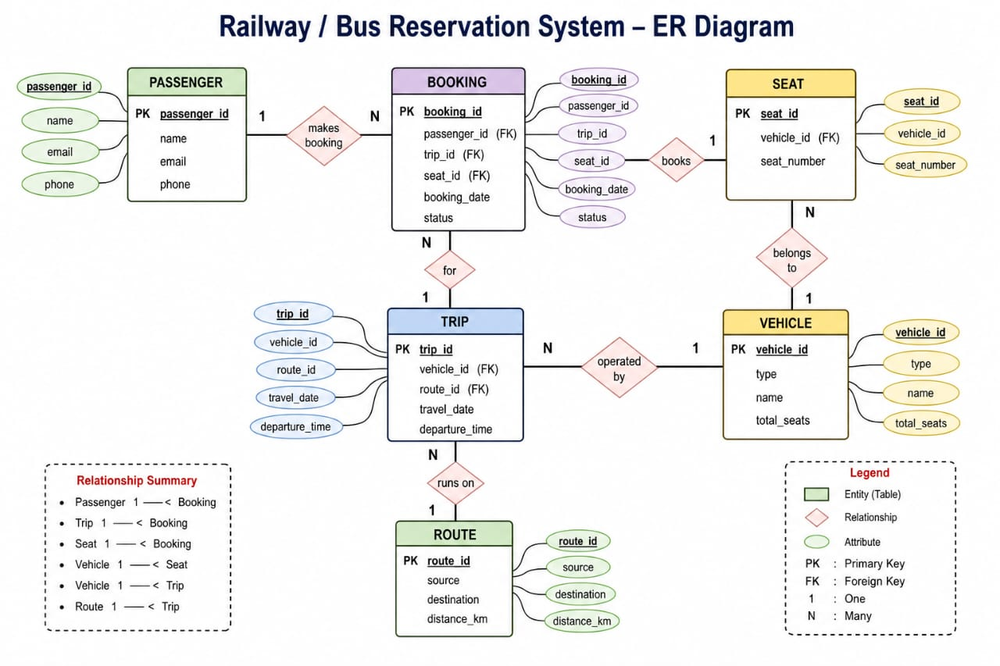
#> input picture BT24F05F036/image.png, 1000 x 666 px, shrunk from 1280 x 853 before the run
$ python -i filters.py   (imports and definitions only)
#> lines starting #> are read from the running program, lines starting #| are printed output that depends on the picture; after the words box and inside, x2 and y2 are one past the last pixel; in counts of white or black regions, pixels touching at a corner belong together
import cv2
import numpy as np
import matplotlib.pyplot as plt

# [44 lines left out: functions show_image, histogram_equalization, non_linear_filtering, apply_2d_dft, apply_2d_dct, edge_detection, not called in this run]

def line_and_corner_detection(image_path):
#> called with image_path = '../BT24F05F036/image.png'
    image = cv2.imread(image_path, cv2.IMREAD_GRAYSCALE)
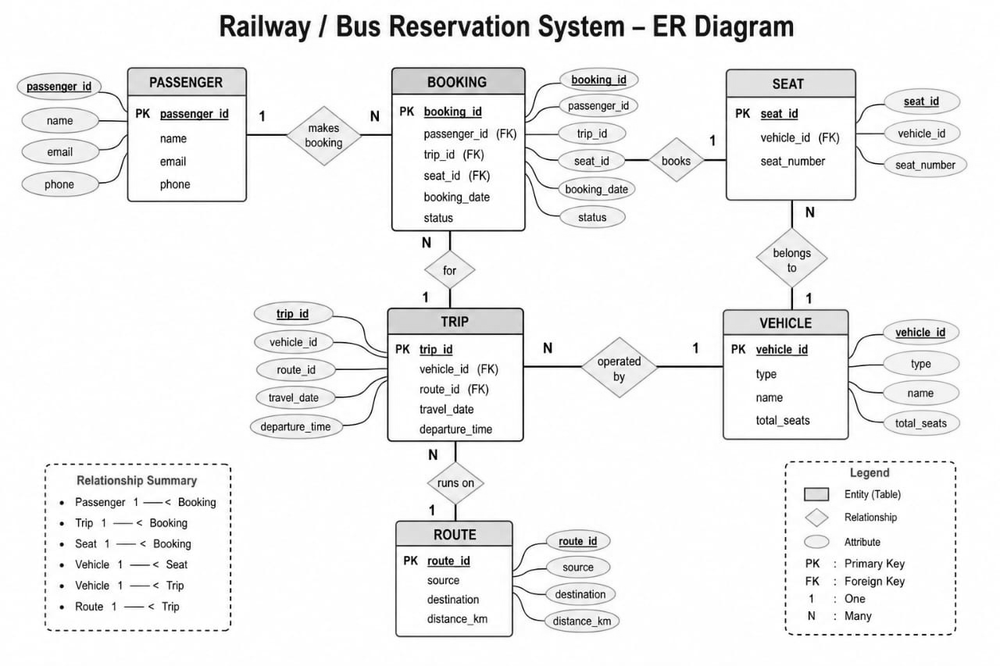
#> image: shape (666, 1000); min 0, max 255, mean 241.3
    edges = cv2.Canny(image, 50, 150)
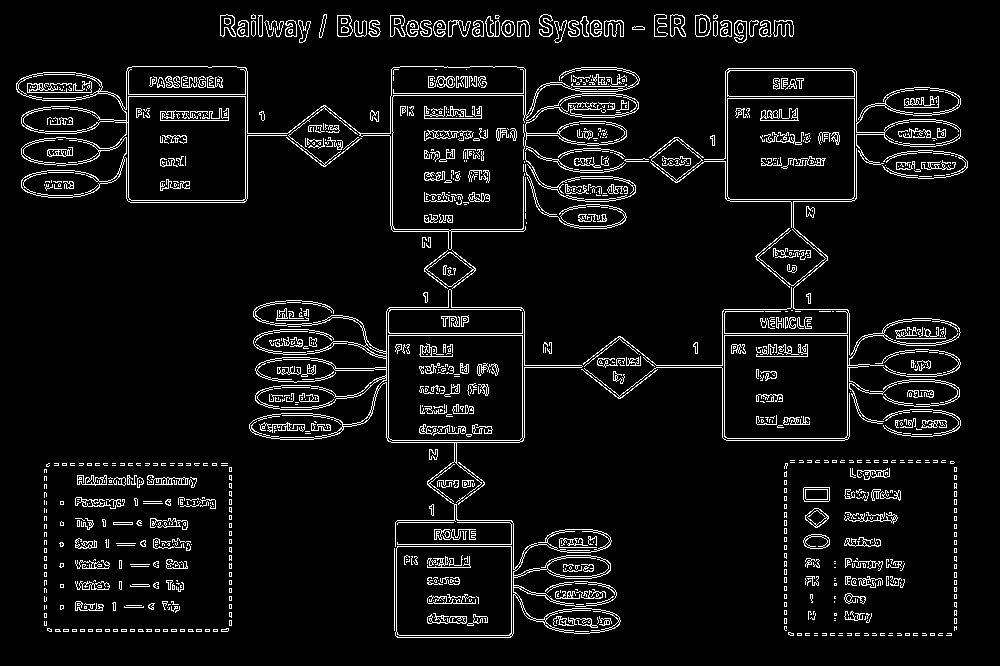
#> edges: shape (666, 1000); 6.5% white in thin lines or dots, all inside (x1, y1, x2, y2) = (16, 14, 968, 638)
    lines = cv2.HoughLinesP(edges, 1, np.pi/180, 100, minLineLength=50, maxLineGap=10)
#> lines = 246 rows, first 6: [386, 335, 524, 335], [386, 333, 524, 333], [113, 96, 247, 96], [424, 133, 559, 133], [656, 367, 724, 367], [726, 440, 844, 440]
    corners = cv2.goodFeaturesToTrack(image, 100, 0.01, 10)
#> corners = 100 rows, first 8: [153, 80], [423, 237], [464, 319], [550, 352], [325, 15], [734, 347], [807, 207], [444, 32]
    image_color = cv2.cvtColor(image, cv2.COLOR_GRAY2BGR)
    if lines is not None:
        for line in lines:
            x1, y1, x2, y2 = line[0]
            cv2.line(image_color, (x1, y1), (x2, y2), (0, 255, 0), 2)
#> this loop made 246 passes
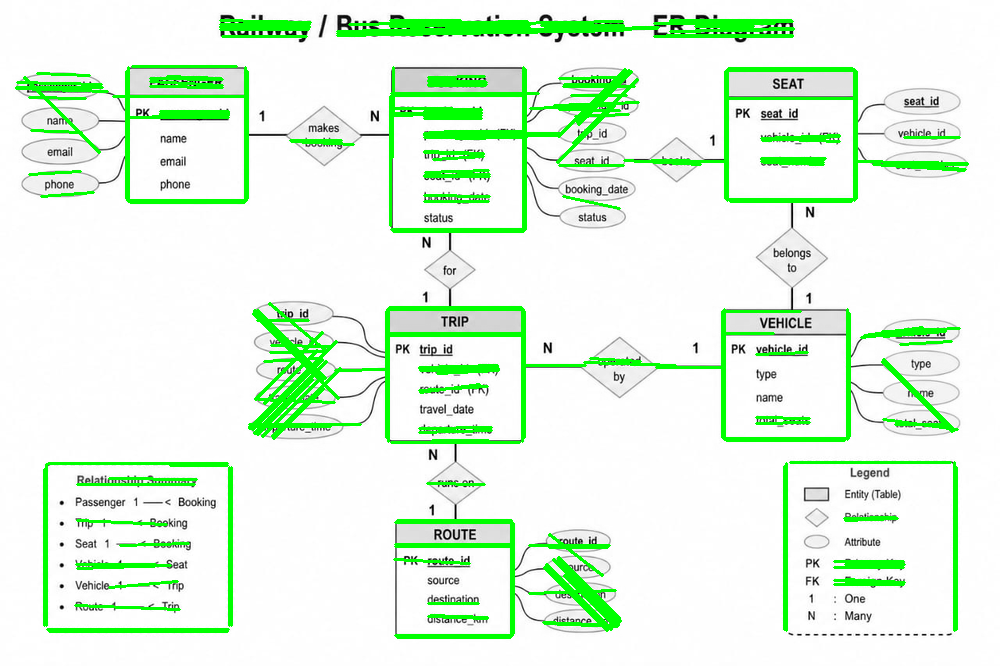
#> image_color: shape (666, 1000, 3); mean B, G, R 225.6, 247.4, 225.6
    if corners is not None:
        for corner in corners:
            x, y = corner.ravel()
            cv2.circle(image_color, (int(x), int(y)), 5, (0, 0, 255), -1)
#> this loop made 100 passes
#> (x, y) on passes 1 to 12: (153, 80), (423, 237), (464, 319), (550, 352), (325, 15), (734, 347), (807, 207), (444, 32), (61, 586), (696, 343), (398, 347), (403, 109)
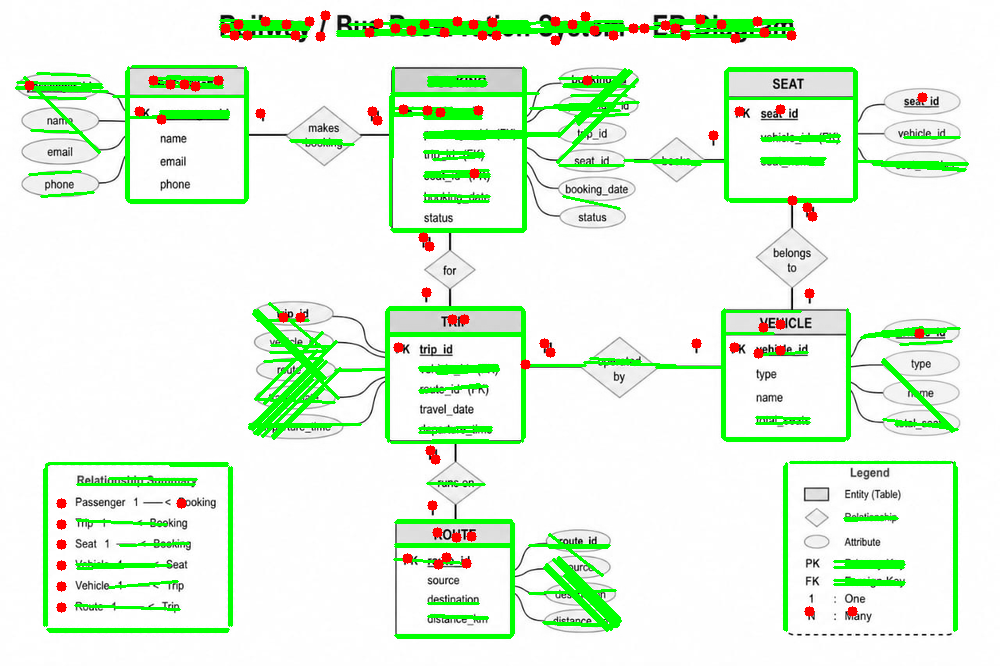
#> image_color: shape (666, 1000, 3); 1.22% of pixels changed, all inside (x1, y1, x2, y2) = (24, 10, 928, 617)
    plt.imshow(cv2.cvtColor(image_color, cv2.COLOR_BGR2RGB))
    plt.title('Line and Corner Detection')
    plt.show()

# [15 lines left out: functions segmentation, compute_sift_features, not called in this run]

# [10 lines of commented-out code are left out]

>>> result = line_and_corner_detection('../BT24F05F036/image.png')
